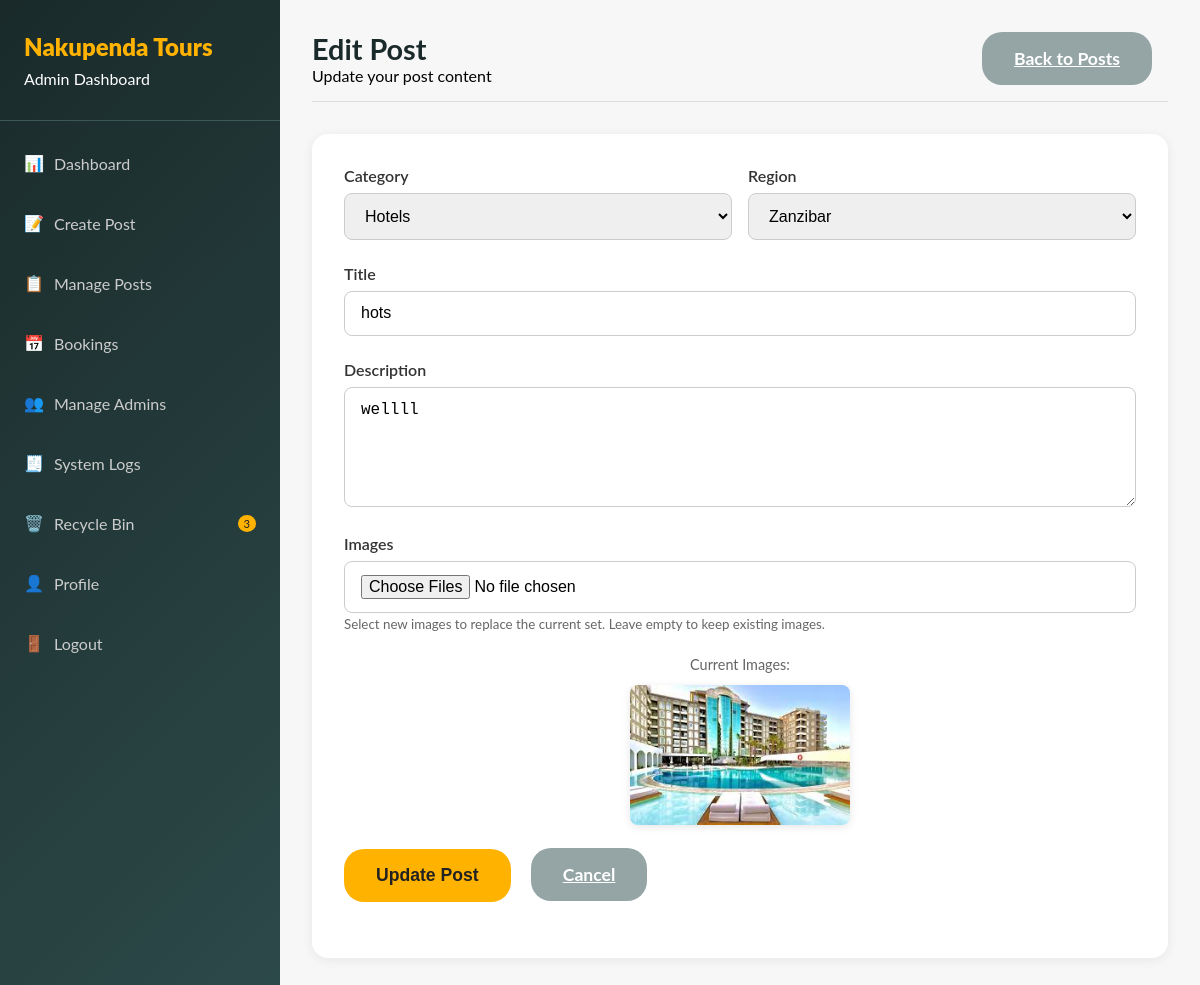
/admin/editpost.php?id=3 (signed in), run on the app's committed database.
### tables this page shows
CREATE TABLE `admin_posts` (
  `id` int(11) NOT NULL,
  `category` enum('hotel','transport','safari') NOT NULL,
  `vehicle_type` varchar(50) DEFAULT NULL,
  `region` enum('tanzania','zanzibar') NOT NULL,
  `title` varchar(255) NOT NULL,
  `description` text NOT NULL,
  `capacity` varchar(20) DEFAULT NULL,
  `luggage` varchar(20) DEFAULT NULL,
  `price_per_day` decimal(10,2) DEFAULT NULL,
  `duration` varchar(50) DEFAULT NULL,
  `national_park` varchar(100) DEFAULT NULL,
  `max_people` int(11) DEFAULT NULL,
  `accommodation_type` varchar(100) DEFAULT NULL,
  `price` decimal(10,2) DEFAULT NULL,
  `image_path` varchar(500) NOT NULL,
  `created_at` timestamp NOT NULL DEFAULT current_timestamp(),
  `deleted` tinyint(1) DEFAULT 0
);

### admin/editpost.php (the view, shortened to what this page needs)
<?php
$database = new Database();
$db = $database->getConnection();
$post_id = isset($_GET['id']) ? (int)$_GET['id'] : 0;
$post = null;
if ($post_id > 0) {
    $query = "SELECT * FROM admin_posts WHERE id = ? AND deleted = 0";
    $stmt = $db->prepare($query);
    $stmt->execute([$post_id]);
    $post = $stmt->fetch(PDO::FETCH_ASSOC);
}
$current_images = fetchPostImages($db, [$post_id]);
$current_images = $current_images[$post_id] ?? [];
if (empty($current_images) && !empty($post['image_path'])) {
    $current_images = [$post['image_path']];
}
$recycle_count_query = "SELECT COUNT(*) as count FROM admin_posts WHERE deleted = 1";
$recycle_stmt = $db->prepare($recycle_count_query);
$recycle_stmt->execute();
$recycle_count = $recycle_stmt->fetch(PDO::FETCH_ASSOC)['count'];
?>
<!DOCTYPE html>
<html lang="en">
<head>
</head>
<body>
    <div class="dashboard-container">
        <div class="sidebar" id="sidebar">
            <div class="sidebar-header">
                <h1>Nakupenda Tours</h1>
                <p>Admin Dashboard</p>
            </div>
            <ul class="sidebar-menu">
                <li><a href="dashboard.php"><span class="menu-icon">📊</span> Dashboard</a></li>
                <li><a href="post.php"><span class="menu-icon">📝</span> Create Post</a></li>
                <li><a href="manageposts.php"><span class="menu-icon">📋</span> Manage Posts</a></li>
                <li><a href="bookings.php"><span class="menu-icon">📅</span> Bookings</a></li>
                <li><a href="manage_admins.php"><span class="menu-icon">👥</span> Manage Admins</a></li>
                <li><a href="system_logs.php"><span class="menu-icon">🧾</span> System Logs</a></li>
                <li><a href="recyclebin.php"><span class="menu-icon">🗑️</span> Recycle Bin <?php if($recycle_count > 0): ?><span class="badge"><?php echo $recycle_count; ?></span><?php endif; ?></a></li>
                <li><a href="Profile.php"><span class="menu-icon">👤</span> Profile</a></li>
                <li><a href="logout.php"><span class="menu-icon">🚪</span> Logout</a></li>
            </ul>
        </div>
        <div class="main-content">
            <div class="header">
                <div class="welcome">
                    <h2>Edit Post</h2>
                    <p>Update your post content</p>
                </div>
                <a href="manageposts.php" class="admin-btn btn-cancel">Back to Posts</a>
            </div>
            <form class="admin-form" method="POST" enctype="multipart/form-data">
                <div class="form-row">
                    <div class="form-group">
                        <label for="category">Category</label>
                        <select id="category" name="category" required>
                            <option value="hotel" <?php echo $post['category'] === 'hotel' ? 'selected' : ''; ?>>Hotels</option>
                        </select>
                    </div>
                    <div class="form-group">
                        <label for="region">Region</label>
                        <select id="region" name="region" required>
                            <option value="zanzibar" <?php echo $post['region'] === 'zanzibar' ? 'selected' : ''; ?>>Zanzibar</option>
                        </select>
                    </div>
                </div>
                <div class="form-group">
                    <label for="title">Title</label>
                    <input type="text" id="title" name="title" required placeholder="Enter post title" value="<?php echo htmlspecialchars($post['title']); ?>">
                </div>
                <div class="form-group">
                    <label for="description">Description</label>
                    <textarea id="description" name="description" required placeholder="Enter post description"><?php echo htmlspecialchars($post['description']); ?></textarea>
                </div>
                <div class="form-group">
                    <label for="images">Images</label>
                    <input type="file" id="images" name="images[]" accept="image/*" multiple>
                    <small style="color: #666;">Select new images to replace the current set. Leave empty to keep existing images.</small>
                    <div class="current-image">
                        <p>Current Images:</p>
                        <?php foreach ($current_images as $current_image): ?>
                            <img src="../<?php echo htmlspecialchars($current_image, ENT_QUOTES, 'UTF-8'); ?>" alt="<?php echo htmlspecialchars($post['title'], ENT_QUOTES, 'UTF-8'); ?>">
                        <?php endforeach; ?>
                    </div>
                </div>
                <div class="form-group">
                    <button type="submit" class="admin-btn">Update Post</button>
                    <a href="manageposts.php" class="admin-btn btn-cancel">Cancel</a>
                </div>
            </form>
        </div>
    </div>
</body>
</html>

### admin/editpost.php (style rules this page uses)
* { box-sizing: border-box; margin: 0; padding: 0; }
body, html { height: 100%; font-family: 'Lato', Arial, sans-serif; background: #f7f7f7; }
.dashboard-container { display: flex; min-height: 100vh; }
.sidebar { width: 280px; background: linear-gradient(135deg, #1a2a2a 0%, #2d4a4a 100%); color: white; padding: 2rem 0; transition: transform 0.3s ease; }
.sidebar-header { padding: 0 1.5rem 2rem 1.5rem; border-bottom: 1px solid #3a5a5a; margin-bottom: 1rem; }
.sidebar-header h1 { font-size: 1.5rem; font-weight: 900; color: #ffb300; margin-bottom: 0.5rem; }
.sidebar-menu { list-style: none; }
.sidebar-menu li { margin-bottom: 0.5rem; }
.sidebar-menu a { display: flex; align-items: center; padding: 1rem 1.5rem; color: #ccc; text-decoration: none; transition: background 0.3s, color 0.3s; }
.menu-icon { margin-right: 10px; width: 20px; text-align: center; }
.badge { background: #ffb300; color: #222; border-radius: 50%; padding: 2px 6px; font-size: 0.7rem; margin-left: auto; }
.main-content { flex: 1; padding: 2rem; }
.header { display: flex; justify-content: space-between; align-items: center; margin-bottom: 2rem; padding-bottom: 1rem; border-bottom: 1px solid #ddd; }
.welcome h2 { color: #1a2a2a; font-size: 1.8rem; font-weight: 700; }
.admin-form { background: white; border-radius: 16px; box-shadow: 0 2px 12px rgba(0,0,0,0.07); padding: 2rem; margin-bottom: 2rem; }
.form-group { margin-bottom: 1.5rem; }
.form-group label { display: block; margin-bottom: 0.5rem; font-weight: 600; color: #333; }
.form-group input, .form-group select, .form-group textarea { width: 100%; padding: 0.8rem 1rem; border: 1px solid #ccc; border-radius: 8px; font-size: 1rem; transition: border-color 0.3s; }
.form-group textarea { height: 120px; resize: vertical; }
.form-row { display: flex; gap: 1rem; }
.form-row .form-group { flex: 1; }
.admin-btn { background: #ffb300; color: #222; font-weight: bold; border: none; border-radius: 20px; padding: 1rem 2rem; font-size: 1.1rem; cursor: pointer; transition: background 0.3s; margin-right: 1rem; }
.btn-cancel { background: #95a5a6; color: white; }
.current-image { margin-top: 1rem; text-align: center; display: flex; flex-direction: column; align-items: center; gap: 0.75rem; }
.current-image img { width: 100%; max-width: 220px; height: 140px; object-fit: cover; border-radius: 8px; box-shadow: 0 2px 8px rgba(0,0,0,0.1); }
.current-image p { margin-top: 0.5rem; color: #666; font-size: 0.9rem; }

### data on the page
admin_posts: category "Hotels", region "Zanzibar", title "hots", description "wellll", image_path (picture)

### other printed values
$recycle_count "3"
